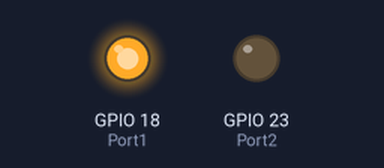
This program was run on a simulated Raspberry Pi (BCM pin numbers). On the bench: output pins drawn as LEDs (lit = HIGH).

Above: at 0.6 s.
At 1.4 s:
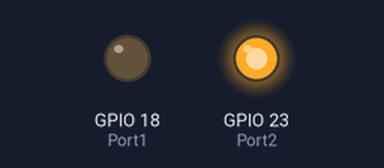
At 3.8 s:
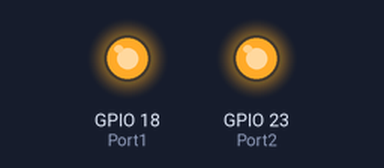
At 5.2 s:
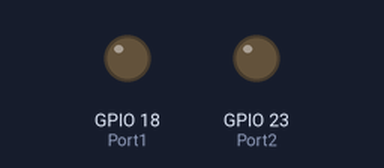
Timing chart, 0 to 6.8 s (numbered marks = the images above):
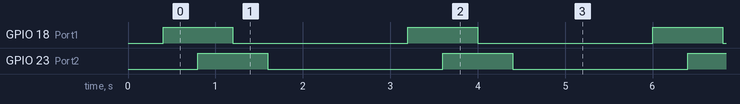

The program:

p061_State1.py
```python
import RPi.GPIO as IoPort
import time

def State_1(Delay) :
    IoPort.output(Port1, True)
    IoPort.output(Port2, False)
    time.sleep(Delay)

def State_2(Delay) :
    IoPort.output(Port1, True)
    IoPort.output(Port2, True)
    time.sleep(Delay)

def State_3(Delay) :
    IoPort.output(Port1, False)
    IoPort.output(Port2, True)
    time.sleep(Delay)

def State_4(Delay) :
    IoPort.output(Port1, False)
    IoPort.output(Port2, False)
    time.sleep(Delay)
    time.sleep(Delay)
    time.sleep(Delay)
    time.sleep(Delay)

Port1 = 18
Port2 = 23
IoPort.setmode(IoPort.BCM)
IoPort.setup(Port1, IoPort.OUT)
IoPort.setup(Port2, IoPort.OUT)
time.sleep(0.4)

while True:
    State_1(0.4)
    State_2(0.4)
    State_3(0.4)
    State_4(0.4)
```

Measured:
- by itself, GPIO 18 (Port1), GPIO 23 (Port2): alternates HIGH for 0.80 s and LOW for 2.0 s
- by itself, everything shown: repeats every 2.8 s, in 4 steps
